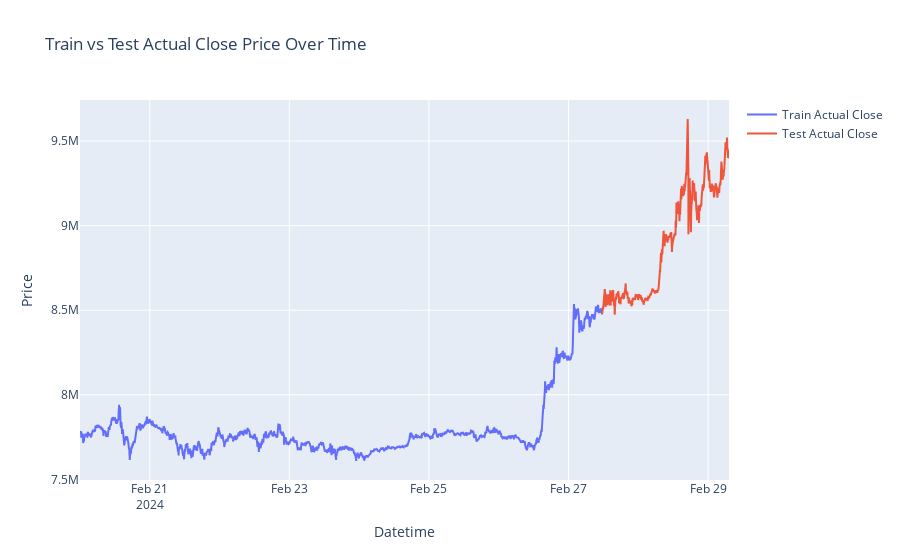

This figure's notebook cell:
### Code cell
import plotly.graph_objects as go

# トレーニングデータセットとテストデータセットに対応する日付
train_dates = df['Datetime'][:len(y_train)]
test_dates = df['Datetime'][len(y_train):len(y_train) + len(y_test)]

# Plotlyでのグラフ作成
fig = go.Figure()

# トレーニングデータセットの実際の終値のプロット
fig.add_trace(go.Scatter(x=train_dates, y=y_train.flatten(), mode='lines', name='Train Actual Close'))

# テストデータセットの実際の終値のプロット
fig.add_trace(go.Scatter(x=test_dates, y=y_test.flatten(), mode='lines', name='Test Actual Close'))

# タイトルと軸のラベル設定
fig.update_layout(title='Train vs Test Actual Close Price Over Time', xaxis_title='Datetime', yaxis_title='Price')

# グラフの表示
fig.show()

### Figure 1 — Plotly figure (JSON) as saved in the notebook; plotly's stock layout.template omitted (floating-point values rounded to 4 significant figures; data arrays with more than 128 entries replaced by an {"elided": "..."} marker saying what was removed)
{"data": [{"mode": "lines", "name": "Train Actual Close", "type": "scatter", "x": {"elided": "9219 str values"}, "y": {"elided": "9219 float values"}}, {"mode": "lines", "name": "Test Actual Close", "type": "scatter", "x": {"elided": "2305 str values"}, "y": {"elided": "2305 int values"}}], "layout": {"autosize": true, "title": {"text": "Train vs Test Actual Close Price Over Time"}, "xaxis": {"autorange": true, "range": ["2024-02-20", "2024-02-29 07:11"], "title": {"text": "Datetime"}, "type": "date"}, "yaxis": {"autorange": true, "range": [7496000.0, 9743000.0], "title": {"text": "Price"}, "type": "linear"}}}
